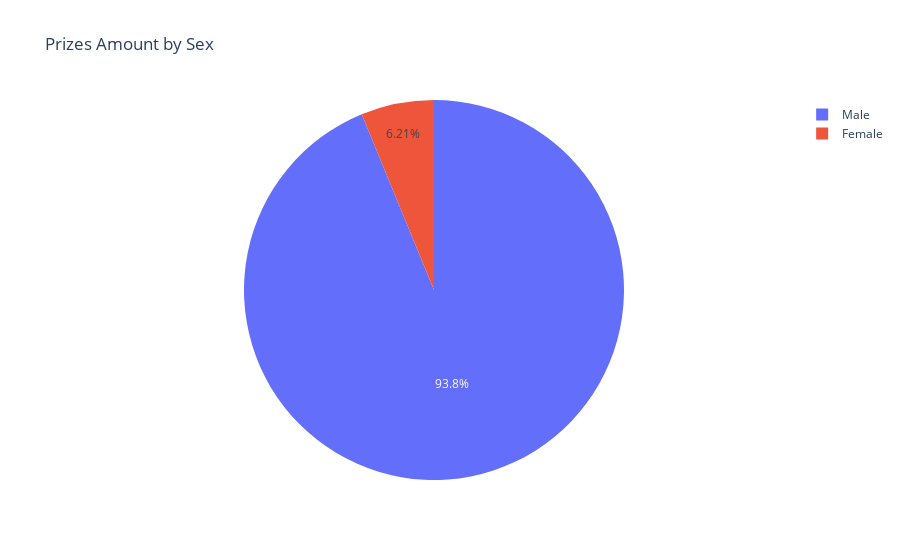

Write notebook code for a chart like this one.
### Markdown cell above
**Challenge**: Create a [donut chart using plotly](https://plotly.com/python/pie-charts/) which shows how many prizes went to men compared to how many prizes went to women. What percentage of all the prizes went to women?

### Code cell
sex = df_data.sex.value_counts()
fig = px.pie(df_data, labels=sex.index, values=sex.values, title="Prizes Amount by Sex", names=sex.index)
fig.show()

### Figure 1 — Plotly figure (JSON) as saved in the notebook; plotly's stock layout.template omitted (floating-point values rounded to 4 significant figures)
{"data": [{"domain": {"x": [0.0, 1.0], "y": [0.0, 1.0]}, "hovertemplate": "label=%{label}<br>value=%{value}<extra></extra>", "labels": ["Male", "Female"], "legendgroup": "", "name": "", "showlegend": true, "values": [876, 58], "type": "pie"}], "layout": {"legend": {"tracegroupgap": 0}, "title": {"text": "Prizes Amount by Sex"}}}
